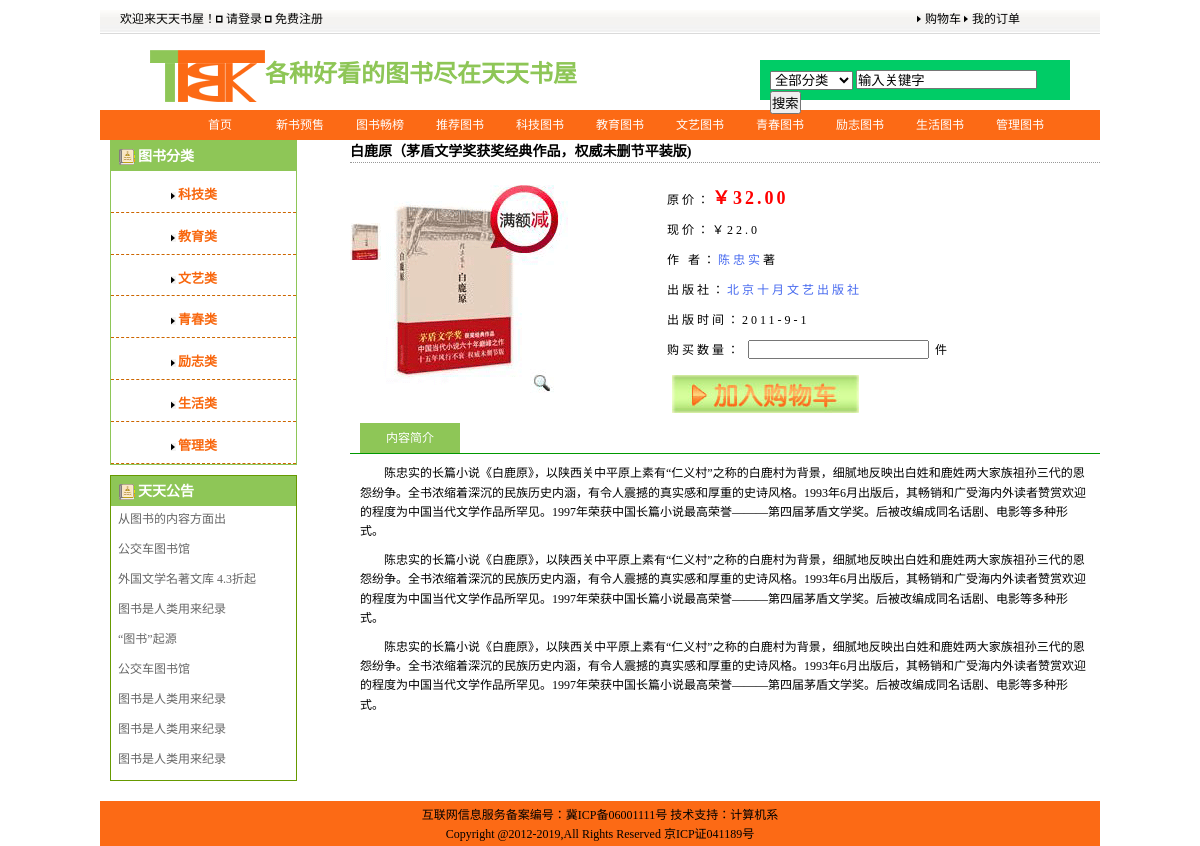
/tushuchangxiao.php, run on the app's committed database.
### tables this page shows
CREATE TABLE `tb_type` (
  `typeid` int(11) NOT NULL,
  `typename` varchar(30) DEFAULT NULL,
  `typedes` text
);

CREATE TABLE `tb_gonggao` (
  `id` int(4) NOT NULL COMMENT '公告id',
  `title` varchar(200) NOT NULL COMMENT '公告标题',
  `content` text NOT NULL COMMENT '公告内容',
  `ggdate` varchar(20) NOT NULL COMMENT '公告时间'
);

### tushuchangxiao.php (the view, shortened to what this page needs)
<!DOCTYPE html PUBLIC "-//W3C//DTD XHTML 1.0 Transitional//EN" "http://www.w3.org/TR/xhtml1/DTD/xhtml1-transitional.dtd">
<html xmlns="http://www.w3.org/1999/xhtml">
<head>
<link rel="stylesheet" type="text/css" href="css/changxiao.css" />
    <?php
    include "include/conn.php";
    $sqlType = "select * from tb_type";
    $resType = mysqli_query($conn,$sqlType);
    $sqlGonggao = "select * from tb_gonggao";
    $resGonggao = mysqli_query($conn,$sqlGonggao);
    ?>
</head>
<body>
<div id="header">
  <div id="login">
       <p><span class="p1">欢迎来天天书屋！<a href="login.php"><img  src="images/login1.gif" />请登录</a> <a href="regsiter.php"><img  src="images/login1.gif" />免费注册</a></span><span class="p2"> <a href="gouwuche.php"><img src="images/login2.gif" />购物车</a> <a href="dingdan.html"><img src="images/login2.gif" />我的订单</a></span></a> </p>
  </div>
  <div id="logo">
    <h1><img src="images/logo.gif" />各种好看的图书尽在天天书屋</h1>
  </div>
  <form action="" method="get" style="background-color:#0C6; width:300px; height:30px; margin:20px 30px 0px 0px; padding-top:10px; float:right; padding-left:10px;">
    <select name="全部分类" size="1" >
      <option value="全部分类">全部分类</option>
    </select>
    <input name="" type="text" value="输入关键字" />
    <input name="搜索" type="button" id="搜索" value="搜索" />
  </form>
</div>
<div id="nav" >
  <ul>
    <li><a href="index.php">首页</a></li>
    <li><a href="yuding.html">新书预售</a></li>
    <li><a href="tushuchangxiao.php">图书畅榜</a></li>
    <li><a href="yuding.html">推荐图书</a></li>
    <li><a href="yuding.html">科技图书</a></li>
    <li><a href="yuding.html">教育图书</a></li>
    <li><a href="yuding.html">文艺图书</a></li>
    <li><a href="yuding.html">青春图书</a></li>
    <li><a href="yuding.html">励志图书</a></li>
    <li><a href="yuding.html">生活图书</a></li>
    <li><a href="yuding.html">管理图书</a></li>
  </ul>
</div>
<div id="content">
    <div id="left">
        <div id="subnav">
            <h3><img src="images/left.gif" />图书分类</h3>
            <?php
            while($rowType=mysqli_fetch_array($resType)) {
                ?>
                <h4><img src="images/login2.gif"/><a href="typeshow.php?tid=<?php echo $rowType['typeid']?>"><?php echo $rowType["typename"]?></a></h4>
                <?php
            }?>
        </div>
        <div id="bottom">
            <h3><img src="images/left.gif" />天天公告</h3>
            <ul>
                <?php
                while($rowGonggao=mysqli_fetch_array($resGonggao)) {
                    ?>
                    <li><a href="gonggao.html"><?php echo $rowGonggao["title"]?></li>
                    <?php
                }
                ?>
            </ul>
        </div>
    </div>
  <div id="right">
    <h3>白鹿原（茅盾文学奖获奖经典作品，权威未删节平装版)</h3>
    <div id="rleft"><img  src="images/book.gif" /><img class="img2" src="images/xbook.gif" /></div>
    <div id="rright">
      <p class="p2">原价：<span>￥32.00</span></p>
      <p class="p3">现价：￥22.0 </p>
      <p class="p4">作 者：<span>陈忠实</span>著</p>
      <p class="p5">出版社：<span>北京十月文艺出版社</span></p>
      <p>出版时间：2011-9-1</p>
      <p>购买数量：
        <input name="" type="text"  width="50" />
        件</p>
      <form id="form1" name="form1" method="post" action="">
        <label> <a href="gouwuche.php"><img src="images/images.jpg" /></a>
        </label>
      </form>
    </div>
    <div id="rfooter">
      <ul>
        <li><a href="#">内容简介</a></li>
      </ul>
      <p> 陈忠实的长篇小说《白鹿原》，以陕西关中平原上素有“仁义村”之称的白鹿村为背景，细腻地反映出白姓和鹿姓两大家族祖孙三代的恩怨纷争。全书浓缩着深沉的民族历史内涵，有令人震撼的真实感和厚重的史诗风格。1993年6月出版后，其畅销和广受海内外读者赞赏欢迎的程度为中国当代文学作品所罕见。1997年荣获中国长篇小说最高荣誉———第四届茅盾文学奖。后被改编成同名话剧、电影等多种形式。</p>
          <p> 陈忠实的长篇小说《白鹿原》，以陕西关中平原上素有“仁义村”之称的白鹿村为背景，细腻地反映出白姓和鹿姓两大家族祖孙三代的恩怨纷争。全书浓缩着深沉的民族历史内涵，有令人震撼的真实感和厚重的史诗风格。1993年6月出版后，其畅销和广受海内外读者赞赏欢迎的程度为中国当代文学作品所罕见。1997年荣获中国长篇小说最高荣誉———第四届茅盾文学奖。后被改编成同名话剧、电影等多种形式。</p>
           <p> 陈忠实的长篇小说《白鹿原》，以陕西关中平原上素有“仁义村”之称的白鹿村为背景，细腻地反映出白姓和鹿姓两大家族祖孙三代的恩怨纷争。全书浓缩着深沉的民族历史内涵，有令人震撼的真实感和厚重的史诗风格。1993年6月出版后，其畅销和广受海内外读者赞赏欢迎的程度为中国当代文学作品所罕见。1997年荣获中国长篇小说最高荣誉———第四届茅盾文学奖。后被改编成同名话剧、电影等多种形式。</p>
    </div>
  </div>
</div>
<div id="footer">
  <p>互联网信息服务备案编号：冀ICP备06001111号 技术支持：计算机系</p>
<p>Copyright @2012-2019,All Rights Reserved  京ICP证041189号</p>
</div>
</body>
</html>

### css/changxiao.css (style rules this page uses)
* { margin:0px; padding:0px; }
body { background-color:#ffffff; margin:0 auto; width:1000px; font:12px/1.6 "宋体"; }
a { color:#000; text-decoration:none; }
a img { border:0px; }
#header { width:1000px; margin-top:10px; height:100px; }
#login { background:url(../images/loginbg.gif) repeat-x; width:1000px; height:30px; }
#login p { width:900px; float:left; padding-left:20px; }
#login .p1 { float:left; }
#login .p2 { float:right; }
#login img { margin-right:3px; }
#logo { float:left; height:55px; width:500px; padding-left:30px; margin-top: 10px; }
#logo img { vertical-align:middle; padding-left:20px; }
#logo h1 { color:#8ec657; font-size:24px; font-family:"黑体"; }
#nav { width:1000px; background-color:#fc6a15; height:30px; }
#nav ul { margin-left:50px; padding-left:30px; list-style:none; }
#nav ul li { float:left; }
#nav li a { color:#FFF; width:80px; display:block; text-decoration:none; height:30px; line-height:30px; text-align:center; font-size:12px; }
#subnav a { color:#f8670e; text-decoration:none; }
#content #subnav { width:185px; border:1px solid #8ec657; margin-left:10px; float:left; }
#content #subnav h3 img { vertical-align:bottom; padding-right:3px; }
#content #subnav h3 { height:20px ; line-height:20px; padding:5px 5px 5px 8px;background-color:#8ec657; color:#FFF; }
#content #subnav h4 { color:#f8670e; padding:14px 3px 6px 60px; font-size:13px; border-bottom: dashed #C60 1px; }
#content #subnav h4 img { vertical-align:middle ; margin-right:2px; }
#left { float:left; width:185px }
#bottom { float:left; width:185px; margin:10px 0px 20px 10px; border: 1px solid #690; color:#4a4a4a; }
#bottom a { color:#666; text-decoration:none; }
#bottom h3 { height:20px ; line-height:20px; padding:5px 5px 5px 8px;background-color:#8ec657; color:#FFF; }
#bottom h3 img { vertical-align:bottom; padding-right:3px; }
#bottom ul { float:left; margin-top:4px; list-style:none; }
#bottom ul li { color:#4f8716; font-family:"宋体"; font-size:12px; float:left; width:185px; height:30px; padding-left:7px; }
#content #right { width:750px; float:right; }
#content #right h3 { border-bottom: 1px dotted #999; }
#content #rleft { float:left; }
#content #rleft .img2 { float:left; margin-top:60px; }
#content #rright { float:right; margin:20px 150px 0px 0px; font-size:12px ; font-family:"宋体"; color:#515151; }
#content #rright p { line-height:30px; letter-spacing:3px; }
#content #rright .p2 span { color:#F00; font-size:18px; font-weight:bold; }
#content #rright .p4 span { color:#4669ef; }
#content #rright .p5 span { color:#4669ef; }
#content #rright img { vertical-align:bottom; padding-top:10px; padding-left:5px; }
#content #rfooter { clear:both; }
#content #rfooter ul { list-style:none; width:750px ; border-bottom:1px solid #090; height:40px; }
#content #rfooter ul li { float:left; width:100px; background-color:#dbdbdb; margin:10px; height:30px; line-height:30px; text-align:center;color:#FFF; }
#content #rfooter ul li a { color:#FFF; background-color:#8ec657 ; width:100px; display:block; text-decoration:none; height:30px; line-height:30px; text-align:center; font-size:12px; }
#content #rfooter p { text-align:left; clear:both; text-indent:2em; margin:10px; }
#footer { clear:both; width:1000px; text-align:center; margin-top:20px; height:40px; padding-top:5px; background-color:#fc6a15; }

### data on the page
tb_type: typename "科技类"
tb_type: typename "教育类"
tb_type: typename "文艺类"
tb_type: typename "青春类"
tb_type: typename "励志类"
tb_type: typename "生活类"
tb_type: typename "管理类"
tb_gonggao: title "从图书的内容方面出"
tb_gonggao: title "公交车图书馆"
tb_gonggao: title "外国文学名著文库 4.3折起"
tb_gonggao: title "图书是人类用来纪录"
tb_gonggao: title "“图书”起源"
tb_gonggao: title "公交车图书馆"
tb_gonggao: title "图书是人类用来纪录"
tb_gonggao: title "图书是人类用来纪录"
tb_gonggao: title "图书是人类用来纪录"
